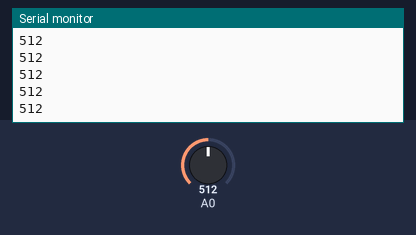
A sketch run on a simulated Arduino Uno, built with avr-gcc and run on an emulated ATmega328P. Parts: the last lines printed to the serial monitor. The test bench sets the inputs (shaded band); at power-on: A0 = 512.

Above: at 1.2 s.
1.3 s: A0 set to 716
At 2.3 s:
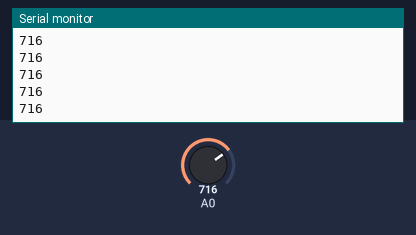
2.8 s: A0 set to 900
At 3.3 s:
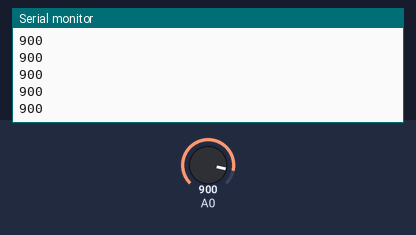
Timing chart, 0 to 5.8 s (numbered marks = the images above; inputs shaded):
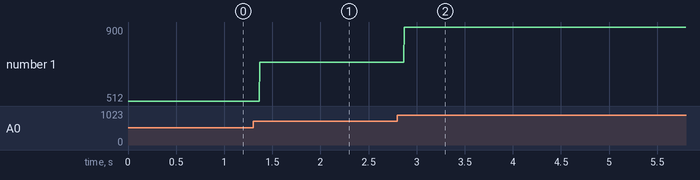

Measured:
- after the input at 1.3 s, the serial monitor: prints a new line after 0.07 s (image 1)
- after the input at 2.8 s, the serial monitor: prints a new line after 0.07 s (image 2)
- plotted number 1: 512 → 716 after the input at 1.3 s, 716 → 900 after the input at 2.8 s

The sketch:

ilr.ino
```cpp
void setup() {
  // put your setup code here, to run once:
Serial.begin(9600);
}
int a;
void loop() {
  // put your main code here, to run repeatedly:

a =   analogRead(A0);
Serial.println(a);

}
```
